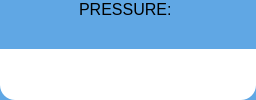
                     <widget class="QFrame" name="pressure_graph_frame">
                      <property name="maximumSize">
                       <size>
                        <width>16777215</width>
                        <height>16777215</height>
                       </size>
                      </property>
                      <property name="styleSheet">
                       <string notr="true">background:#60A7E4;
border-radius: 15px;</string>
                      </property>
                      <property name="frameShape">
                       <enum>QFrame::StyledPanel</enum>
                      </property>
                      <property name="frameShadow">
                       <enum>QFrame::Raised</enum>
                      </property>
                      <layout class="QVBoxLayout" name="verticalLayout_13" stretch="0,0,5">
                       <property name="spacing">
                        <number>0</number>
                       </property>
                       <property name="leftMargin">
                        <number>0</number>
                       </property>
                       <property name="topMargin">
                        <number>0</number>
                       </property>
                       <property name="rightMargin">
                        <number>0</number>
                       </property>
                       <property name="bottomMargin">
                        <number>0</number>
                       </property>
                       <item alignment="Qt::AlignHCenter">
                        <widget class="QFrame" name="pressure_label">
                         <property name="minimumSize">
                          <size>
                           <width>0</width>
                           <height>0</height>
                          </size>
                         </property>
                         <property name="styleSheet">
                          <string notr="true">background:#60A7E4;
border-bottom-left-radius: 0px solid;
border-bottom-right-radius: 0px solid;</string>
                         </property>
                         <property name="frameShape">
                          <enum>QFrame::StyledPanel</enum>
                         </property>
                         <property name="frameShadow">
                          <enum>QFrame::Raised</enum>
                         </property>
                         <layout class="QHBoxLayout" name="horizontalLayout_44" stretch="0">
                          <property name="leftMargin">
                           <number>0</number>
                          </property>
                          <property name="topMargin">
                           <number>0</number>
                          </property>
                          <property name="rightMargin">
                           <number>0</number>
                          </property>
                          <property name="bottomMargin">
                           <number>0</number>
                          </property>
                          <item>
                           <widget class="QLabel" name="label_34">
                            <property name="font">
                             <font>
                              <pointsize>12</pointsize>
                             </font>
                            </property>
                            <property name="styleSheet">
                             <string notr="true">background:transparent;
border-top-left-radius:15px;
border-top-right-radius:0px;</string>
                            </property>
                            <property name="text">
                             <string>PRESSURE: </string>
                            </property>
                            <property name="alignment">
                             <set>Qt::AlignCenter</set>
                            </property>
                           </widget>
                          </item>
                         </layout>
                        </widget>
                       </item>
                       <item alignment="Qt::AlignHCenter">
                        <widget class="QTextEdit" name="pressure_value">
                         <property name="sizePolicy">
                          <sizepolicy hsizetype="Preferred" vsizetype="Preferred">
                           <horstretch>0</horstretch>
                           <verstretch>0</verstretch>
                          </sizepolicy>
                         </property>
                         <property name="minimumSize">
                          <size>
                           <width>118</width>
                           <height>30</height>
                          </size>
                         </property>
                         <property name="maximumSize">
                          <size>
                           <width>16777215</width>
                           <height>30</height>
                          </size>
                         </property>
                         <property name="font">
                          <font>
                           <pointsize>12</pointsize>
                          </font>
                         </property>
                         <property name="styleSheet">
                          <string notr="true">background:#60A7E4;
border-bottom-left-radius: 0px solid;
border-bottom-right-radius: 0px solid;</string>
                         </property>
                         <property name="verticalScrollBarPolicy">
                          <enum>Qt::ScrollBarAlwaysOff</enum>
                         </property>
                         <property name="horizontalScrollBarPolicy">
                          <enum>Qt::ScrollBarAlwaysOff</enum>
                         </property>
                         <property name="readOnly">
                          <bool>true</bool>
                         </property>
                         <property name="placeholderText">
                          <string/>
                         </property>
                        </widget>
                       </item>
                       <item>
                        <widget class="QFrame" name="pressure_graph">
                         <property name="maximumSize">
                          <size>
                           <width>16777215</width>
                           <height>16777215</height>
                          </size>
                         </property>
                         <property name="styleSheet">
                          <string notr="true">background:white;
border-top-left-radius:0px;
border-top-right-radius:0px;</string>
                         </property>
                         <property name="frameShape">
                          <enum>QFrame::StyledPanel</enum>
                         </property>
                         <property name="frameShadow">
                          <enum>QFrame::Raised</enum>
                         </property>
                         <layout class="QVBoxLayout" name="verticalLayout_33">
                          <property name="spacing">
                           <number>0</number>
                          </property>
                          <property name="leftMargin">
                           <number>0</number>
                          </property>
                          <property name="topMargin">
                           <number>0</number>
                          </property>
                          <property name="rightMargin">
                           <number>0</number>
                          </property>
                          <property name="bottomMargin">
                           <number>15</number>
                          </property>
                          <item>
                           <widget class="QFrame" name="pressure_graph_temp">
                            <property name="styleSheet">
                             <string notr="true">background:transparent;</string>
                            </property>
                            <property name="frameShape">
                             <enum>QFrame::StyledPanel</enum>
                            </property>
                            <property name="frameShadow">
                             <enum>QFrame::Raised</enum>
                            </property>
                           </widget>
                          </item>
                         </layout>
                        </widget>
                       </item>
                      </layout>
                     </widget>
